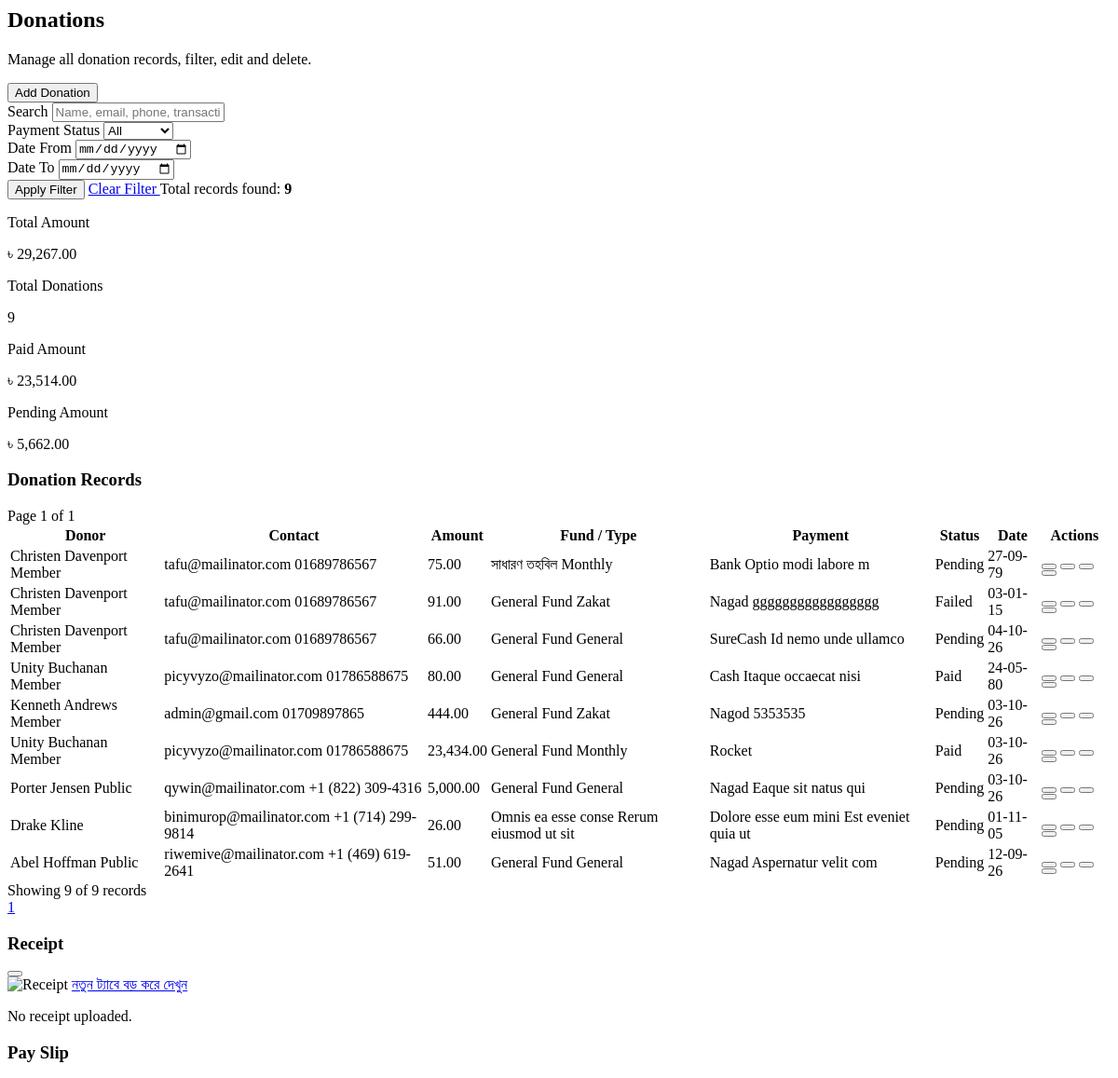
The app's page /portal/pages/donation.php (upper part), older data.
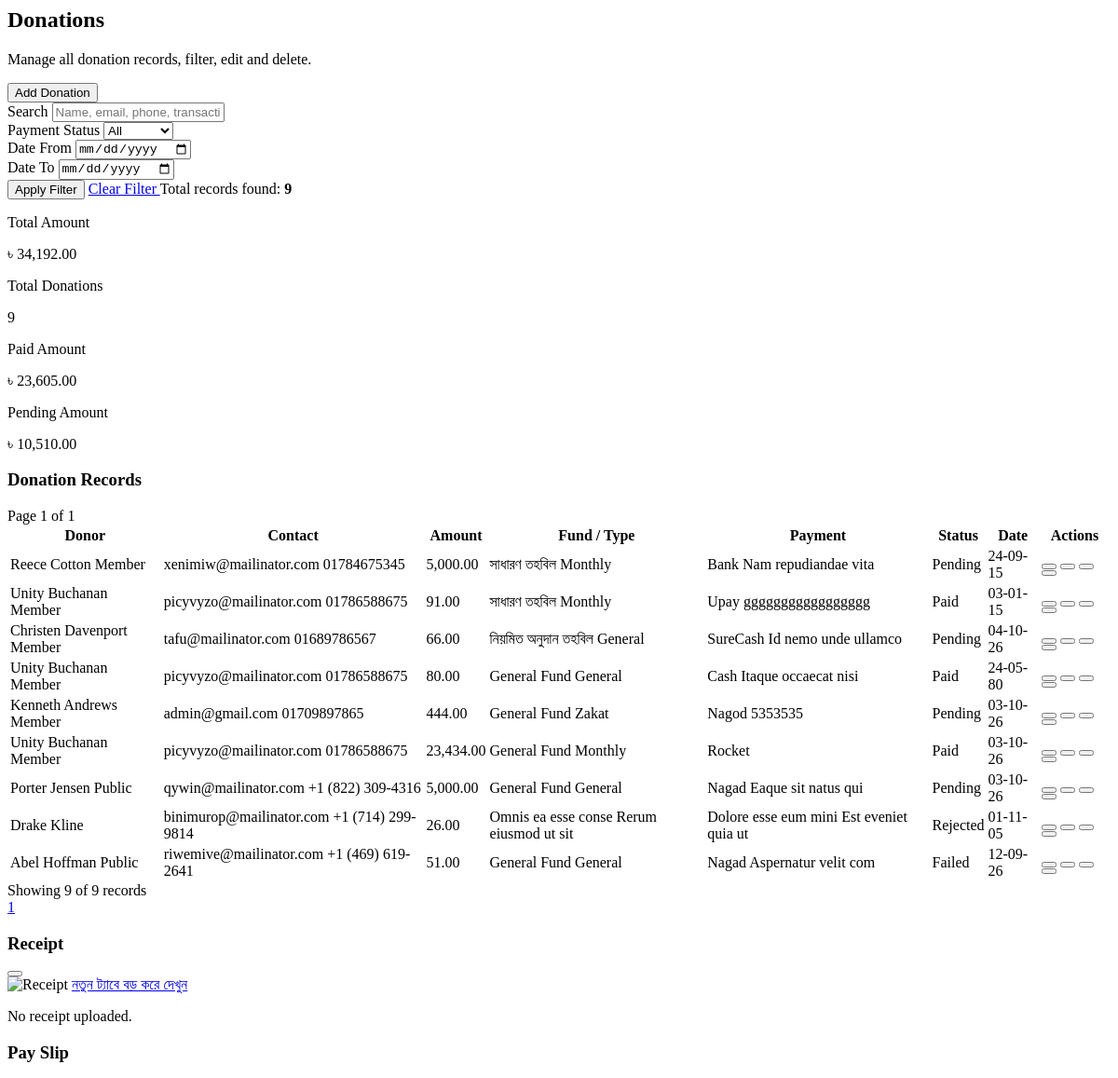
The same page, newer data.
### tables this page shows
CREATE TABLE `donations` (
  `id` int(11) NOT NULL,
  `donor_id` int(11) DEFAULT NULL,
  `type` enum('Public','Member','Volunteer') DEFAULT 'Public',
  `name` varchar(150) NOT NULL,
  `email` varchar(150) NOT NULL,
  `phone` varchar(20) NOT NULL,
  `amount` decimal(10,0) NOT NULL,
  `donation_type` varchar(100) DEFAULT 'General',
  `fund` varchar(100) DEFAULT 'General Fund',
  `payment_method` varchar(50) NOT NULL,
  `transaction_id` varchar(100) NOT NULL,
  `payment_status` enum('Pending','Paid','Failed','Rejected') DEFAULT 'Pending',
  `donation_date` date NOT NULL DEFAULT current_timestamp(),
  `admin_note` text DEFAULT NULL,
  `receipt` varchar(255) DEFAULT NULL,
  `created_at` timestamp NOT NULL DEFAULT current_timestamp(),
  `updated_at` timestamp NOT NULL DEFAULT current_timestamp() ON UPDATE current_timestamp()
);

### portal/pages/donation.php (the view, shortened to what this page needs)
<?php
$baseUrl = "index.php?page=donation";
$filter = $_SESSION['donation_filter'] ?? [
    'search' => '',
    'payment_status' => '',
    'fund' => '',
    'date_from' => '',
    'date_to' => '',
];
$params = [];
$paramTypes = "";
$whereSQL = "";
$perPage = 10;
$currentPage = isset($_GET['pg']) ? (int) $_GET['pg'] : 1;
$offset = ($currentPage - 1) * $perPage;
$summarySql = "SELECT
                    COUNT(*)                                                       AS total,
                    COALESCE(SUM(amount), 0)                                       AS total_amount,
                    COALESCE(SUM(CASE WHEN payment_status = 'paid'    THEN amount ELSE 0 END), 0) AS paid_amount,
                    COALESCE(SUM(CASE WHEN payment_status = 'pending' THEN amount ELSE 0 END), 0) AS pending_amount
               FROM donations $whereSQL";
$summaryStmt = mysqli_prepare($db, $summarySql);
mysqli_stmt_execute($summaryStmt);
$summaryResult = mysqli_stmt_get_result($summaryStmt);
$summary = mysqli_fetch_assoc($summaryResult);
$totalRows = (int) $summary['total'];
$totalAmount = (float) $summary['total_amount'];
$paidAmount = (float) $summary['paid_amount'];
$pendingAmount = (float) $summary['pending_amount'];
$totalPages = (int) ceil($totalRows / $perPage);
$listSql = "SELECT id, donor_id, type, name, email, phone, amount, donation_type,
                   fund, payment_method, transaction_id, payment_status,
                   donation_date, admin_note, receipt,
                   created_at, updated_at
            FROM donations
            $whereSQL
            ORDER BY id DESC
            LIMIT ? OFFSET ?";
$listStmt = mysqli_prepare($db, $listSql);
$listParamTypes = $paramTypes . "ii";
$listParams = $params;
$listParams[] = $perPage;
$listParams[] = $offset;
mysqli_stmt_bind_param($listStmt, $listParamTypes, ...$listParams);
mysqli_stmt_execute($listStmt);
$result = mysqli_stmt_get_result($listStmt);
$donations = [];
while ($row = mysqli_fetch_assoc($result)) {
    $donations[] = $row;
}
function h($value)
{
    return htmlspecialchars($value ?? '', ENT_QUOTES, 'UTF-8');
}
?>
<section class="page-content space-y-6 max-w-7xl mx-auto">
    <div class="flex flex-col sm:flex-row sm:items-center justify-between gap-4">
        <div>
            <h2 class="text-2xl font-bold text-slate-800 tracking-tight">Donations</h2>
            <p class="text-xs text-slate-500 mt-0.5">Manage all donation records, filter, edit and delete.</p>
        </div>
        <button onclick="openModal('addDonationModal')"
            class="px-4 py-2.5 bg-emerald-600 hover:bg-emerald-700 text-white rounded-xl text-xs font-semibold shadow-md shadow-emerald-600/20 flex items-center gap-2">
            <i class="fa-solid fa-plus"></i> Add Donation
        </button>
    </div>
    <div class="bg-white rounded-2xl border border-slate-200/80 shadow-xs p-5">
        <form method="GET" action="<?= h($baseUrl) ?>" class="grid grid-cols-1 md:grid-cols-6 gap-3">
            <div class="md:col-span-2">
                <label class="block text-[11px] font-bold uppercase text-slate-500 mb-1">Search</label>
                <input type="text" name="search" value="<?= h($filter['search']) ?>"
                    placeholder="Name, email, phone, transaction id..."
                    class="w-full p-2.5 bg-slate-50 border border-slate-200 rounded-lg text-xs focus:outline-none focus:border-emerald-500">
            </div>
            <div>
                <label class="block text-[11px] font-bold uppercase text-slate-500 mb-1">Payment Status</label>
                <select name="payment_status"
                    class="w-full p-2.5 bg-slate-50 border border-slate-200 rounded-lg text-xs focus:outline-none focus:border-emerald-500">
                    <option value="">All</option>
                </select>
            </div>
            <div>
                <label class="block text-[11px] font-bold uppercase text-slate-500 mb-1">Date From</label>
                <input type="date" name="date_from" value="<?= h($filter['date_from']) ?>"
                    class="w-full p-2.5 bg-slate-50 border border-slate-200 rounded-lg text-xs focus:outline-none focus:border-emerald-500">
            </div>
            <div>
                <label class="block text-[11px] font-bold uppercase text-slate-500 mb-1">Date To</label>
                <input type="date" name="date_to" value="<?= h($filter['date_to']) ?>"
                    class="w-full p-2.5 bg-slate-50 border border-slate-200 rounded-lg text-xs focus:outline-none focus:border-emerald-500">
            </div>
            <div class="md:col-span-6 flex items-center gap-2 pt-1">
                <button type="submit"
                    class="px-4 py-2 bg-slate-800 hover:bg-slate-900 text-white rounded-xl text-xs font-semibold flex items-center gap-2">
                    <i class="fa-solid fa-filter"></i> Apply Filter
                </button>
                <a href="<?= h($baseUrl) ?>&clear_filter=1"
                    class="px-4 py-2 border border-slate-200 rounded-xl text-xs font-semibold text-slate-600 hover:bg-slate-50 flex items-center gap-2">
                    <i class="fa-solid fa-xmark"></i> Clear Filter
                </a>
                <span class="text-[11px] text-slate-400 ml-2">
                    Total records found: <b><?= (int) $totalRows ?></b>
                </span>
            </div>
        </form>
    </div>
    <div class="grid grid-cols-1 sm:grid-cols-2 lg:grid-cols-4 gap-4">
        <div class="bg-white rounded-2xl border border-slate-200/80 shadow-xs p-5 flex items-center gap-4">
            <div class="min-w-0">
                <p class="text-[11px] font-bold uppercase text-slate-500">
                    Total Amount
                </p>
                <p class="text-xl font-bold text-slate-800 truncate">৳ <?= number_format($totalAmount, 2) ?></p>
            </div>
        </div>
        <div class="bg-white rounded-2xl border border-slate-200/80 shadow-xs p-5 flex items-center gap-4">
            <div class="min-w-0">
                <p class="text-[11px] font-bold uppercase text-slate-500">Total Donations</p>
                <p class="text-xl font-bold text-slate-800"><?= number_format($totalRows) ?></p>
            </div>
        </div>
        <div class="bg-white rounded-2xl border border-slate-200/80 shadow-xs p-5 flex items-center gap-4">
            <div class="min-w-0">
                <p class="text-[11px] font-bold uppercase text-slate-500">Paid Amount</p>
                <p class="text-xl font-bold text-slate-800 truncate">৳ <?= number_format($paidAmount, 2) ?></p>
            </div>
        </div>
        <div class="bg-white rounded-2xl border border-slate-200/80 shadow-xs p-5 flex items-center gap-4">
            <div class="min-w-0">
                <p class="text-[11px] font-bold uppercase text-slate-500">Pending Amount</p>
                <p class="text-xl font-bold text-slate-800 truncate">৳ <?= number_format($pendingAmount, 2) ?></p>
            </div>
        </div>
    </div>
    <div class="bg-white rounded-2xl border border-slate-200/80 shadow-xs overflow-hidden">
        <div class="p-5 border-b border-slate-100 flex items-center justify-between">
            <h3 class="font-bold text-slate-800 text-sm">Donation Records</h3>
            <span class="text-xs text-slate-400">Page <?= $currentPage ?> of <?= $totalPages ?></span>
        </div>
        <div class="overflow-x-auto">
            <table class="w-full text-left text-xs text-slate-600">
                <thead class="bg-slate-50 text-slate-700 uppercase font-bold border-b border-slate-200">
                    <tr>
                        <th class="p-4">Donor</th>
                        <th class="p-4">Contact</th>
                        <th class="p-4">Amount</th>
                        <th class="p-4">Fund / Type</th>
                        <th class="p-4">Payment</th>
                        <th class="p-4">Status</th>
                        <th class="p-4">Date</th>
                        <th class="p-4 text-right">Actions</th>
                    </tr>
                </thead>
                <tbody class="divide-y divide-slate-100">
                    <?php foreach ($donations as $d): ?>
                        <tr class="hover:bg-slate-50/80">
                            <td class="p-4 font-semibold text-slate-800">
                                <?= h($d['name']) ?>
                                <span class="block text-[10px] font-normal text-slate-400">
                                    <?= h($d['type']) ?>
                                </span>
                            </td>
                            <td class="p-4">
                                <?= h($d['email']) ?>
                                <span class="block text-[10px] text-slate-400"><?= h($d['phone']) ?></span>
                            </td>
                            <td class="p-4 font-semibold text-slate-800">
                                <?= number_format((float) $d['amount'], 2) ?>
                            </td>
                            <td class="p-4">
                                <?= h($d['fund']) ?>
                                <span class="block text-[10px] text-slate-400"><?= h($d['donation_type']) ?></span>
                            </td>
                            <td class="p-4">
                                <?= h($d['payment_method']) ?>
                                <span class="block text-[10px] text-slate-400"><?= h($d['transaction_id']) ?></span>
                            </td>
                            <td class="p-4 space-y-1">
                                <?php
                                $status = strtolower($d['payment_status'] ?? '');
                                $status_colors = [
                                    'paid'     => 'bg-emerald-50 text-emerald-700 border-emerald-200',
                                    'pending'  => 'bg-amber-50 text-amber-700 border-amber-200',
                                    'failed' => 'bg-sky-50 text-sky-700 border-sky-200',
                                    'rejected'   => 'bg-red-50 text-red-700 border-red-200',
                                ];
                                $badge_class = $status_colors[$status] ?? 'bg-slate-100 text-slate-600 border-slate-200';
                                ?>
                                <span class="inline-block px-2.5 py-1 rounded-md border font-bold text-[10px] <?= $badge_class ?>">
                                    <?= h(ucfirst($d['payment_status'])) ?>
                                </span>
                            </td>
                            <td class="p-4 whitespace-nowrap">
                                <?= h(date('d-m-y', strtotime($d['donation_date']))) ?>
                            </td>
                            <td class="p-4 text-right space-x-1 whitespace-nowrap">
                                <button
                                    onclick='openReceiptModal(<?= json_encode($d, JSON_HEX_APOS | JSON_HEX_QUOT) ?>)'
                                    title="View Receipt"
                                    class="p-1.5 text-slate-400 hover:text-sky-600 transition-colors">
                                </button>
                                <button
                                    onclick='openPaySlipModal(<?= json_encode($d, JSON_HEX_APOS | JSON_HEX_QUOT) ?>)'
                                    title="View Pay Slip"
                                    class="p-1.5 text-slate-400 hover:text-amber-600 transition-colors">
                                </button>
                                <button onclick='openEditModal(<?= json_encode($d, JSON_HEX_APOS | JSON_HEX_QUOT) ?>)'
                                    class="p-1.5 text-slate-400 hover:text-emerald-600 transition-colors">
                                </button>
                                <button
                                    onclick="openDeleteModal('<?= (int) $d['id'] ?>', '<?= h(addslashes($d['name'])) ?>')"
                                    class="p-1.5 text-slate-400 hover:text-rose-600 transition-colors">
                                </button>
                            </td>
                        </tr>
                    <?php endforeach; ?>
                </tbody>
            </table>
        </div>
        <div class="p-4 flex items-center justify-between border-t border-slate-100 text-xs">
            <div class="text-slate-400">
                Showing <?= count($donations) ?> of <?= (int) $totalRows ?> records
            </div>
            <div class="flex items-center gap-1">
                <?php for ($p = 1; $p <= $totalPages; $p++): ?>
                    <a href="<?= h($baseUrl) ?>&pg=<?= $p ?>"
                        class="px-3 py-1.5 rounded-lg border <?= $p == $currentPage ? 'bg-emerald-600 text-white border-emerald-600' : 'border-slate-200 hover:bg-slate-50' ?>">
                        <?= $p ?>
                    </a>
                <?php endfor; ?>
            </div>
        </div>
    </div>
</section>
<div id="receiptModal"
    class="fixed inset-0 bg-slate-900/50 backdrop-blur-xs hidden items-center justify-center p-4 z-50">
    <div class="bg-white w-full max-w-xl rounded-2xl shadow-2xl overflow-hidden border border-slate-100 max-h-[90vh] overflow-y-auto">
        <div class="p-5 bg-slate-900 text-white flex justify-between items-center sticky top-0">
            <h3 class="font-bold text-sm flex items-center gap-2">
                <span>Receipt</span>
            </h3>
            <button onclick="closeModal('receiptModal')" class="text-slate-400 hover:text-white">
            </button>
        </div>
        <div class="p-6 text-center">
            <div id="receipt_wrapper" class="hidden">
                <img id="receipt_img" src="" alt="Receipt"
                    class="max-w-full max-h-[60vh] mx-auto rounded-lg border border-slate-200">
                <a id="receipt_open_link" href="#" target="_blank"
                    class="inline-block mt-4 text-xs font-semibold text-emerald-600 underline">
                    নতুন ট্যাবে বড় করে দেখুন
                </a>
            </div>
            <div id="receipt_empty" class="hidden py-10 text-slate-400">
                <p class="text-sm">No receipt uploaded.</p>
            </div>
        </div>
    </div>
</div>
<div id="paySlipModal"
    class="fixed inset-0 bg-slate-900/50 backdrop-blur-xs hidden items-center justify-center p-4 z-50">
    <div class="bg-white w-full max-w-2xl rounded-2xl shadow-2xl overflow-hidden border border-slate-100 max-h-[92vh] overflow-y-auto">
        <div class="p-4 bg-slate-900 text-white flex justify-between items-center sticky top-0 z-10">
            <h3 class="font-bold text-sm flex items-center gap-2">
                <span>Pay Slip</span>
            </h3>
        </div>
    </div>
</div>

Row changes from the older to the newer data that the page shows:
removed donations: name "Christen Davenport", type "Member", email "tafu@mailinator.com", phone "01689786567", amount "75.00", fund "সাধারণ তহবিল", donation_type "Monthly", payment_method "Bank", transaction "Optio modi labore m", payment_status "Pending", donation_date "27-09-79"
added donations: name "Reece Cotton", type "Member", email "xenimiw@mailinator.com", phone "01784675345", amount "5,000.00", fund "সাধারণ তহবিল", donation_type "Monthly", payment_method "Bank", transaction "Nam repudiandae vita", payment_status "Pending", donation_date "24-09-15"
changed donations "ggggggggggggggggg": name "Christen Davenport" → "Unity Buchanan"; email "tafu@mailinator.com" → "picyvyzo@mailinator.com"; phone "01689786567" → "01786588675"; fund "General Fund" → "সাধারণ তহবিল"; donation_type "Zakat" → "Monthly"; payment_method "Nagad" → "Upay"; payment_status "Failed" → "Paid"
changed donations "Christen Davenport": fund "General Fund" → "নিয়মিত অনুদান তহবিল"
changed donations "Drake Kline": payment_status "Pending" → "Rejected"
changed donations "Abel Hoffman": payment_status "Pending" → "Failed"
Text that changed along with them:
$totalAmount: "29,267.00" → "34,192.00"
$paidAmount: "23,514.00" → "23,605.00"
$pendingAmount: "5,662.00" → "10,510.00"
